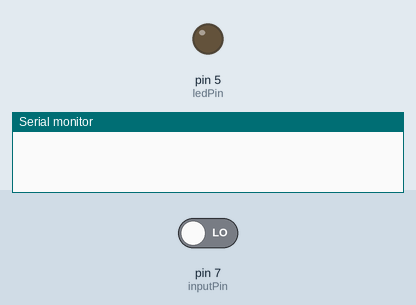
This sketch was run on a simulated Arduino Uno, built with avr-gcc and run on an emulated ATmega328P. On the bench: output pins drawn as LEDs (lit = HIGH), the last lines printed to the serial monitor. The inputs (shaded band) are chosen by the test bench; at power-on: pin 7 (inputPin) LOW.

Above: at 1.2 s.
1.3 s: pin 7 (inputPin) driven HIGH
At 2.4 s:
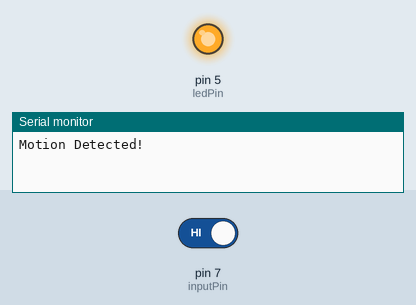
2.8 s: pin 7 (inputPin) driven LOW
At 3.6 s:
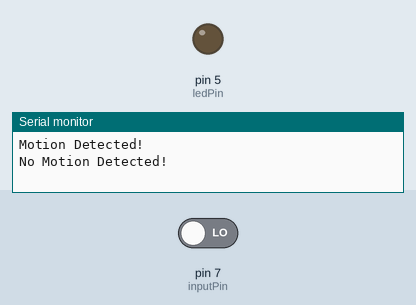
Timing chart, 0 to 5.8 s (numbered marks = the images above; inputs shaded):
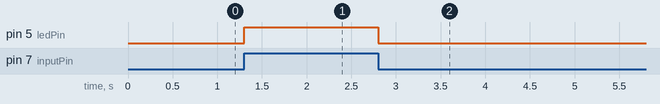

The sketch:

PIR_Motion_Activated_LED.ino
```cpp
//Author:
//Program: PIR Sensor
//Description: A code to use the PIR sensor to detect a motion, and then activate an LED

//Choose the pin for the LED (ours is 5)
int ledPin = 5;
//Choose the input pin for PIR sensor (ours is 7)
int inputPin = 7;
//We start with the assumption that there is no motion detected
int pirState = LOW;
//A variable for reading the pin status
int val = 0;

void setup() {
  //Declare LED as output
  pinMode(ledPin, OUTPUT);
  //Declare sensor as input
  pinMode(inputPin, INPUT);
  //Initializing the serial connection between the board and computer
  Serial.begin(9600);
}

void loop(){
  //Read input value
  val = digitalRead(inputPin);
  //Check if the input is HIGH
  if (val == HIGH) {
    //Turn LED ON
    digitalWrite(ledPin, HIGH);
    if (pirState == LOW) {
      //We have just turned on
      Serial.println("Motion Detected!");
      //We only want to print on the output change, not the state
      pirState = HIGH;
    }
  } else {
    //Turn LED OFF
    digitalWrite(ledPin, LOW);
    if (pirState == HIGH){
      //We have just turned off
      Serial.println("No Motion Detected!");
      //We only want to print on the output change, not the state
      pirState = LOW;
    }
  }
}
```

Measured:
- after the input at 1.3 s, pin 5 (ledPin): LOW → HIGH at once
- after the input at 2.8 s, pin 5 (ledPin): HIGH → LOW at once
